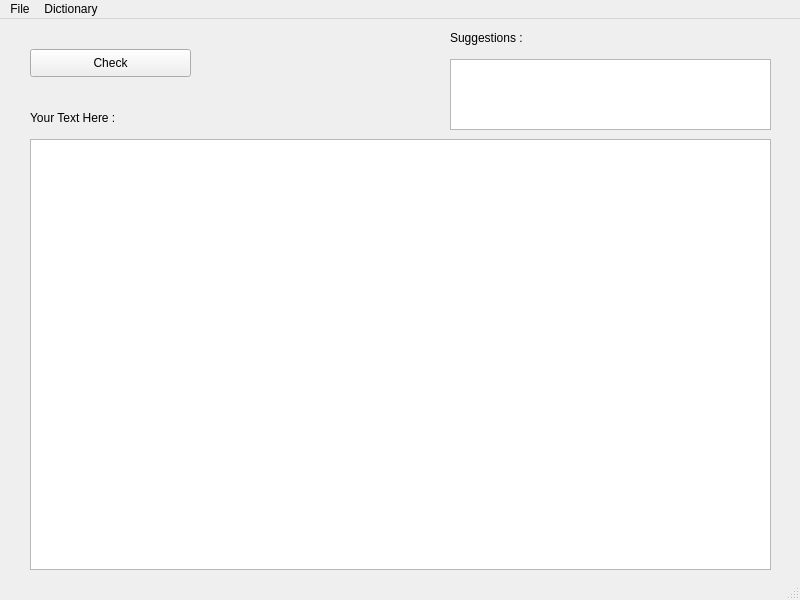
<?xml version="1.0" encoding="UTF-8"?>
<ui version="4.0">
 <class>MainWindow</class>
 <widget class="QMainWindow" name="MainWindow">
  <property name="geometry">
   <rect>
    <x>0</x>
    <y>0</y>
    <width>800</width>
    <height>600</height>
   </rect>
  </property>
  <property name="windowTitle">
   <string>C-Spell</string>
  </property>
  <widget class="QWidget" name="centralwidget">
   <widget class="QTextEdit" name="textEdit">
    <property name="geometry">
     <rect>
      <x>30</x>
      <y>120</y>
      <width>741</width>
      <height>431</height>
     </rect>
    </property>
   </widget>
   <widget class="QPushButton" name="pushButton">
    <property name="geometry">
     <rect>
      <x>30</x>
      <y>30</y>
      <width>161</width>
      <height>28</height>
     </rect>
    </property>
    <property name="text">
     <string>Check</string>
    </property>
   </widget>
   <widget class="QTableView" name="tableView">
    <property name="geometry">
     <rect>
      <x>450</x>
      <y>40</y>
      <width>321</width>
      <height>71</height>
     </rect>
    </property>
   </widget>
   <widget class="QLabel" name="label">
    <property name="geometry">
     <rect>
      <x>450</x>
      <y>10</y>
      <width>121</width>
      <height>18</height>
     </rect>
    </property>
    <property name="text">
     <string>Suggestions :</string>
    </property>
   </widget>
   <widget class="QLabel" name="label_2">
    <property name="geometry">
     <rect>
      <x>30</x>
      <y>90</y>
      <width>121</width>
      <height>18</height>
     </rect>
    </property>
    <property name="text">
     <string>Your Text Here :</string>
    </property>
   </widget>
  </widget>
  <widget class="QMenuBar" name="menubar">
   <property name="geometry">
    <rect>
     <x>0</x>
     <y>0</y>
     <width>800</width>
     <height>26</height>
    </rect>
   </property>
   <widget class="QMenu" name="menuFile">
    <property name="title">
     <string>File</string>
    </property>
    <addaction name="actionOpen"/>
    <addaction name="actionSave"/>
   </widget>
   <widget class="QMenu" name="menuDictionary">
    <property name="title">
     <string>Dictionary</string>
    </property>
    <addaction name="actionAdd_New_Word"/>
    <addaction name="actionReset"/>
   </widget>
   <addaction name="menuFile"/>
   <addaction name="menuDictionary"/>
  </widget>
  <widget class="QStatusBar" name="statusbar"/>
  <action name="actionOpen">
   <property name="text">
    <string>Open</string>
   </property>
  </action>
  <action name="actionSave">
   <property name="text">
    <string>Save</string>
   </property>
  </action>
  <action name="actionAdd_New_Word">
   <property name="text">
    <string>Add New Word</string>
   </property>
  </action>
  <action name="actionReset">
   <property name="text">
    <string>Reset</string>
   </property>
  </action>
 </widget>
 <resources/>
 <connections/>
</ui>
